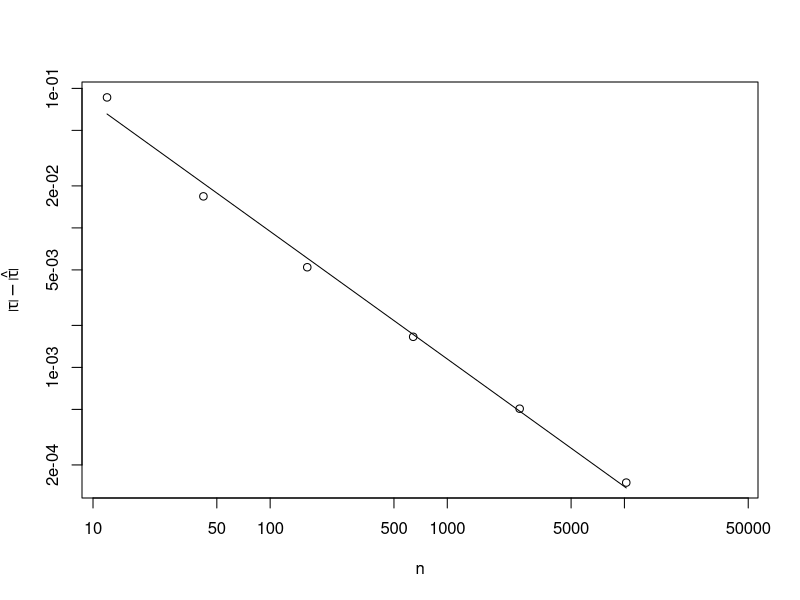

Source code (R):
data = read.table("icosubdivision.dat")
pdf('icosubdivision.pdf', width=7.0, height=6.0)
par(mfrow=c(1,1))
x = data$V1
y = abs(data$V2)
plot(x, y, log="xy", pch=1, cex=1.0, xlim=c(12,41000), xlab=expression(n), ylab=expression(abs(tau)-hat(abs(tau))))
# create a linear model
lm = lm(log(y)~log(x))
print(lm)
yp = predict(lm, newdata=list(log(x)))
matlines(x, exp(yp))
dev.off()